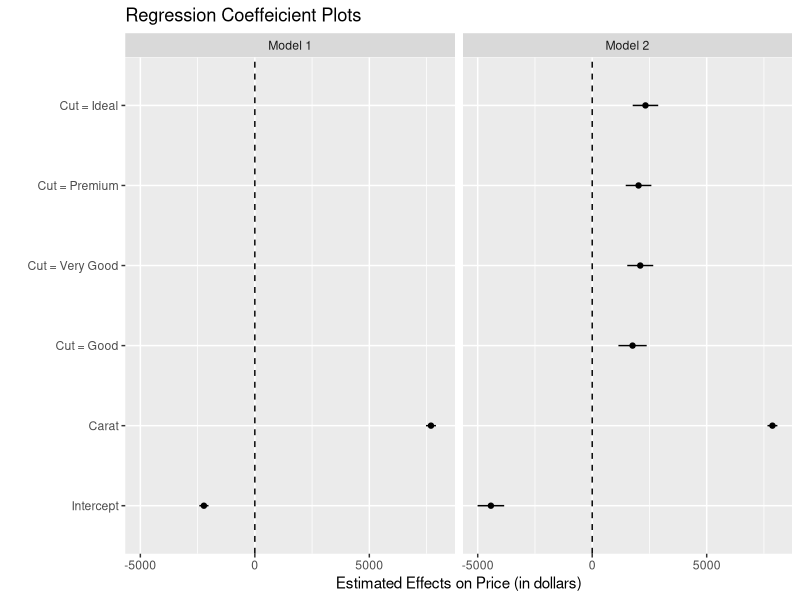

Generate this figure with R:
## Keio University, Spring 2016
## Introduction to Data Science and Data Visualization with R
## Session 10
##
## Name: Gen Sasaki
## Data: July 15, 2016

rm(list = ls())
options(stringsAsFactors = FALSE)

library(dplyr)
library(tidyr)
library(ggplot2)
library(openxlsx)
library(gridExtra)
library(broom)

diamonds
df <- diamonds %>% 
  sample_n(1000) %>% 
  mutate(cut = as.numeric(cut))


model1 <- lm(price ~ carat, data = df)
model2 <- lm(price ~ carat + factor(cut), data = df)

summary(model1)
summary(model2)

out1 <- tidy(model1) %>% 
  mutate(model = "Model 1") %>% 
  mutate(vars = c("Intercept", "Carat"))

out1

out2 <- tidy(model2) %>% 
  mutate(model = "Model 2") %>% 
  mutate(vars = c("Intercept", "Carat",
                  "Cut = Good",
                  "Cut = Very Good",
                  "Cut = Premium",
                  "Cut = Ideal"))

out <- rbind(out1, out2)

out$vars <- ordered(out$vars,
                    levels = c("Intercept",
                               "Carat",
                               "Cut = Good",
                               "Cut = Very Good",
                               "Cut = Premium",
                               "Cut = Ideal"))

ggplot(data = out,
       aes(x = estimate, y = vars)) +
  geom_point() +
  geom_errorbarh(aes(xmin = (estimate - 1.96 * std.error),
                     xmax = (estimate + 1.96 * std.error),
                     height = 0)) +
  geom_vline(xintercept = 0, linetype = 8) +
  facet_grid(. ~ model) +
  labs(title = "Regression Coeffeicient Plots",
       x = "Estimated Effects on Price (in dollars)",
       y = "")
